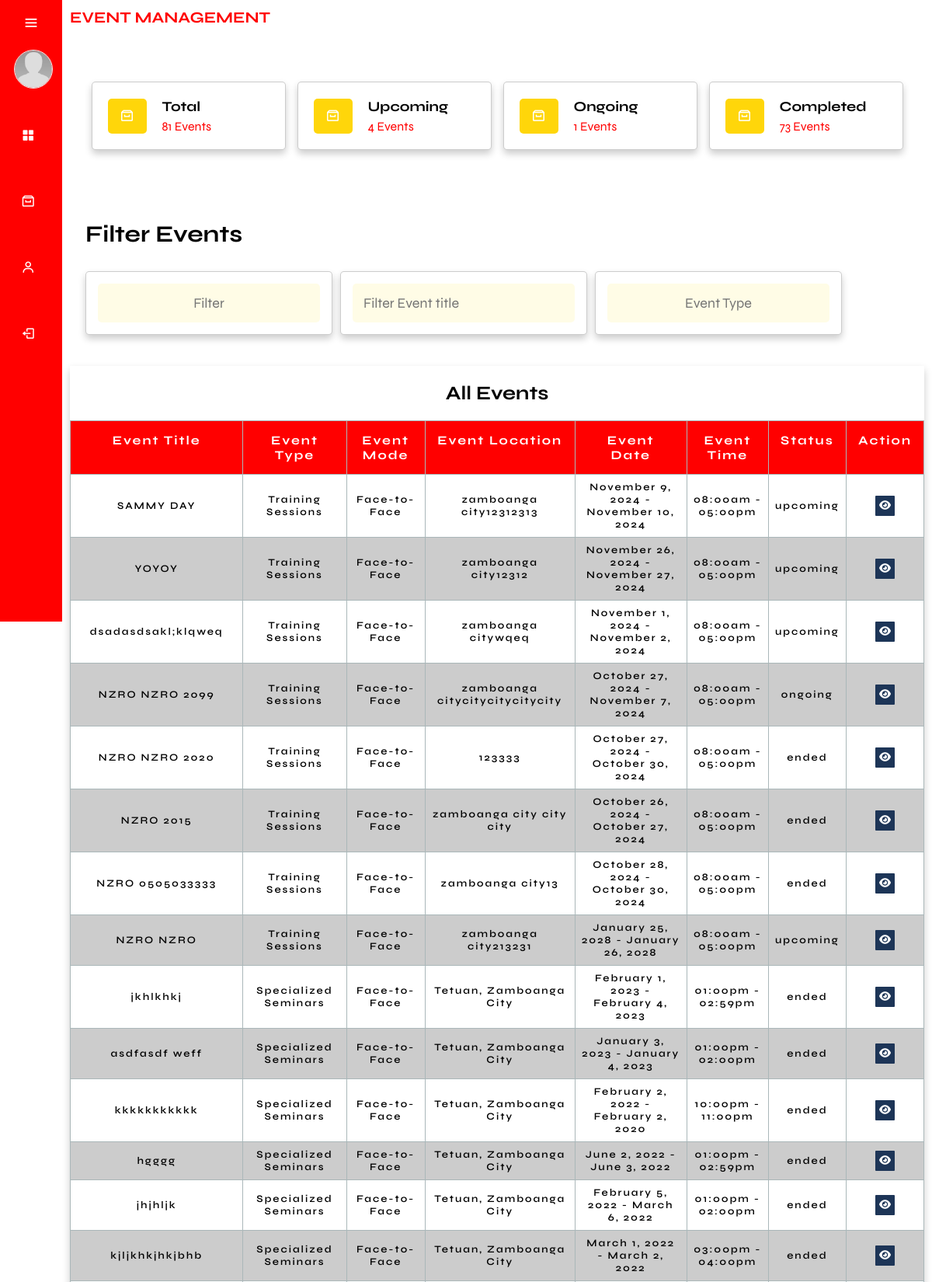
The page /admin/total_events.php (upper part) on the database its author committed.
### tables this page shows
CREATE TABLE `events` (
  `event_id` int(11) NOT NULL,
  `event_title` varchar(255) NOT NULL,
  `event_description` text DEFAULT NULL,
  `event_type` varchar(50) NOT NULL,
  `event_mode` varchar(50) NOT NULL,
  `event_photo_path` varchar(255) DEFAULT NULL,
  `location` varchar(255) NOT NULL,
  `date_start` date NOT NULL,
  `date_end` date NOT NULL,
  `time_start` time NOT NULL,
  `time_end` time NOT NULL,
  `date_created` timestamp NOT NULL DEFAULT current_timestamp(),
  `event_link` text DEFAULT NULL,
  `cancelReason` text NOT NULL,
  `event_cancel` varchar(255) NOT NULL,
  `participant_limit` int(11) NOT NULL
);

### function/F.getAllEvents.php (the view, shortened to what this page needs)
<?php
    require_once('../db.connection/connection.php');
    $sql = "SELECT * FROM Events WHERE event_cancel IS NULL OR event_cancel = '' ORDER BY date_created DESC";
    $result = mysqli_query($conn, $sql);
    while ($row = mysqli_fetch_assoc($result)) {
        $eventTitle = $row['event_title'];
        $eventLocation = $row['location'];
        $eventDateStart = date('F j, Y', strtotime($row['date_start']));
        $eventDateEnd = date('F j, Y', strtotime($row['date_end']));
        $eventTimeStart = date('h:ia', strtotime($row['time_start']));
        $eventTimeEnd = date('h:ia', strtotime($row['time_end']));
        $eventMode = $row['event_mode'];
        $eventType = $row['event_type'];
        $eventTimeZone = new DateTimeZone('Asia/Manila');
        $currentDateTime = new DateTime('now', $eventTimeZone);
        $eventStartDateTime = new DateTime($row['date_start'] . ' ' . $row['time_start'], $eventTimeZone);
        $eventEndDateTime = new DateTime($row['date_end'] . ' ' . $row['time_end'], $eventTimeZone);
        $eventStatus = '';
        if ($currentDateTime >= $eventStartDateTime && $currentDateTime <= $eventEndDateTime) {
            $eventStatus = 'ongoing';
        } elseif ($currentDateTime < $eventStartDateTime) {
            $eventStatus = 'upcoming';
        } elseif ($currentDateTime > $eventEndDateTime) {
            $eventStatus = 'ended';
        }
        echo '<tr data-start-date="' . $row['date_start'] . '" data-end-date="' . $row['date_end'] . '">';
        ?>
        <td data-label="Event Title"><?php echo $eventTitle; ?></td>
        <td data-label="Event Type"><?php echo $eventType; ?></td>
        <td data-label="Event Mode"><?php echo $eventMode; ?></td>
        <td data-label="Event Location"><?php echo $eventLocation; ?></td>
        <td data-label="Event Date"><?php echo "$eventDateStart - $eventDateEnd"; ?></td>
        <td data-label="Event Time"><?php echo "$eventTimeStart - $eventTimeEnd"; ?></td>
        <td data-label="Status"><?php echo $eventStatus; ?></td>
        <td data-label="View Event" class="pad">
            <a href="view_eventHistory.php?event_id=<?php echo $row['event_id']; ?>"><button class="btn_view"><i class="fa-solid fa-eye"></i></i></button></a>
        </td>
        <?php
        echo '</tr>';
    }
?>

### admin/css/main.css (style rules this page uses)
* { font-family: "Syne", sans-serif; margin: 0; padding: 0; box-sizing: border-box; text-decoration: none; outline: none; border: none; }
:root { --header-height: 3.5rem; --first-color: red; --first-color-alt: #1d3557; --first-color-light: hsl(var(--hue), 40%, 80%); --title-color: hsl(var(--hue), 24%, 16%); --text-color: black; --text-color-light: hsl(var(--hue), 8%, 60%); --white-color: hsl(0, 0%, 100%); --body-color: white; --container-color: #f1faee; --box-shadow: 0 .5rem 1rem rgba(0, 0, 0, .2); --light-bg: #FFFCE6; --border: .1rem solid rgba(0,0,0,.2); --body-font: "Syne", sans-serif; --biggest-font-size: 2rem; --h1-font-size: 1.5rem; --h2-font-size: 1.25rem; --h3-font-size: 1rem; --normal-font-size: .938rem; --small-font-size: .813rem; --smaller-font-size: .75rem; --font-regular: 400; --font-medium: 500; --font-semi-bold: 600; --z-tooltip: 10; --z-fixed: 100; --z-modal: 1000; }
html { font-size: 62.5%; overflow-x: hidden; scroll-padding-top: 7rem; scroll-behavior: smooth; }
body { background-color: var(--body-color); }
.tbl tbody tr td { font-size: 1.3rem; letter-spacing: 0.2rem; font-weight: 600; text-align: center; border: 1px solid #aab7b9; padding: 0.8rem; }
.tbl tbody .pad { padding: 0.5rem; }
.tbl tr:nth-child(even) { background-color: #ccc; }
.tbl button { display: inline-block; border: none; margin: 0 auto; padding: 0.5rem; border-radius: 1px; outline: none; cursor: pointer; }
.btn_view { background-color: var(--first-color-alt); color: #fff; }

### rows shown on the page
events: event_title "SAMMY DAY", event_type "Training Sessions", event_mode "Face-to-Face", location "zamboanga city12312313", date_start "November 9, 2024", date_end "November 10, 2024", time_start "08:00am", time_end "05:00pm", eventStatus "upcoming"
events: event_title "YOYOY", event_type "Training Sessions", event_mode "Face-to-Face", location "zamboanga city12312", date_start "November 26, 2024", date_end "November 27, 2024", time_start "08:00am", time_end "05:00pm", eventStatus "upcoming"
events: event_title "dsadasdsakl;klqweq", event_type "Training Sessions", event_mode "Face-to-Face", location "zamboanga citywqeq", date_start "November 1, 2024", date_end "November 2, 2024", time_start "08:00am", time_end "05:00pm", eventStatus "upcoming"
events: event_title "NZRO NZRO 2099", event_type "Training Sessions", event_mode "Face-to-Face", location "zamboanga citycitycitycitycity", date_start "October 27, 2024", date_end "November 7, 2024", time_start "08:00am", time_end "05:00pm", eventStatus "ongoing"
events: event_title "NZRO NZRO 2020", event_type "Training Sessions", event_mode "Face-to-Face", location "123333", date_start "October 27, 2024", date_end "October 30, 2024", time_start "08:00am", time_end "05:00pm", eventStatus "ended"
events: event_title "NZRO 2015", event_type "Training Sessions", event_mode "Face-to-Face", location "zamboanga city city city", date_start "October 26, 2024", date_end "October 27, 2024", time_start "08:00am", time_end "05:00pm", eventStatus "ended"
events: event_title "NZRO 0505033333", event_type "Training Sessions", event_mode "Face-to-Face", location "zamboanga city13", date_start "October 28, 2024", date_end "October 30, 2024", time_start "08:00am", time_end "05:00pm", eventStatus "ended"
events: event_title "NZRO NZRO", event_type "Training Sessions", event_mode "Face-to-Face", location "zamboanga city213231", date_start "January 25, 2028", date_end "January 26, 2028", time_start "08:00am", time_end "05:00pm", eventStatus "upcoming"
events: event_title "jkhlkhkj", event_type "Specialized Seminars", event_mode "Face-to-Face", location "Tetuan, Zamboanga City", date_start "February 1, 2023", date_end "February 4, 2023", time_start "01:00pm", time_end "02:59pm", eventStatus "ended"
events: event_title "asdfasdf weff", event_type "Specialized Seminars", event_mode "Face-to-Face", location "Tetuan, Zamboanga City", date_start "January 3, 2023", date_end "January 4, 2023", time_start "01:00pm", time_end "02:00pm", eventStatus "ended"
events: event_title "kkkkkkkkkkk", event_type "Specialized Seminars", event_mode "Face-to-Face", location "Tetuan, Zamboanga City", date_start "February 2, 2022", date_end "February 2, 2020", time_start "10:00pm", time_end "11:00pm", eventStatus "ended"
events: event_title "hgggg", event_type "Specialized Seminars", event_mode "Face-to-Face", location "Tetuan, Zamboanga City", date_start "June 2, 2022", date_end "June 3, 2022", time_start "01:00pm", time_end "02:59pm", eventStatus "ended"
events: event_title "jhjhljk", event_type "Specialized Seminars", event_mode "Face-to-Face", location "Tetuan, Zamboanga City", date_start "February 5, 2022", date_end "March 6, 2022", time_start "01:00pm", time_end "02:00pm", eventStatus "ended"
events: event_title "kjljkhkjhkjbhb", event_type "Specialized Seminars", event_mode "Face-to-Face", location "Tetuan, Zamboanga City", date_start "March 1, 2022", date_end "March 2, 2022", time_start "03:00pm", time_end "04:00pm", eventStatus "ended"

### other values the page prints
$totalEvents "81"
$totalUpcoming "4"
$totalOngoing "1"
$totalEnded "73"
